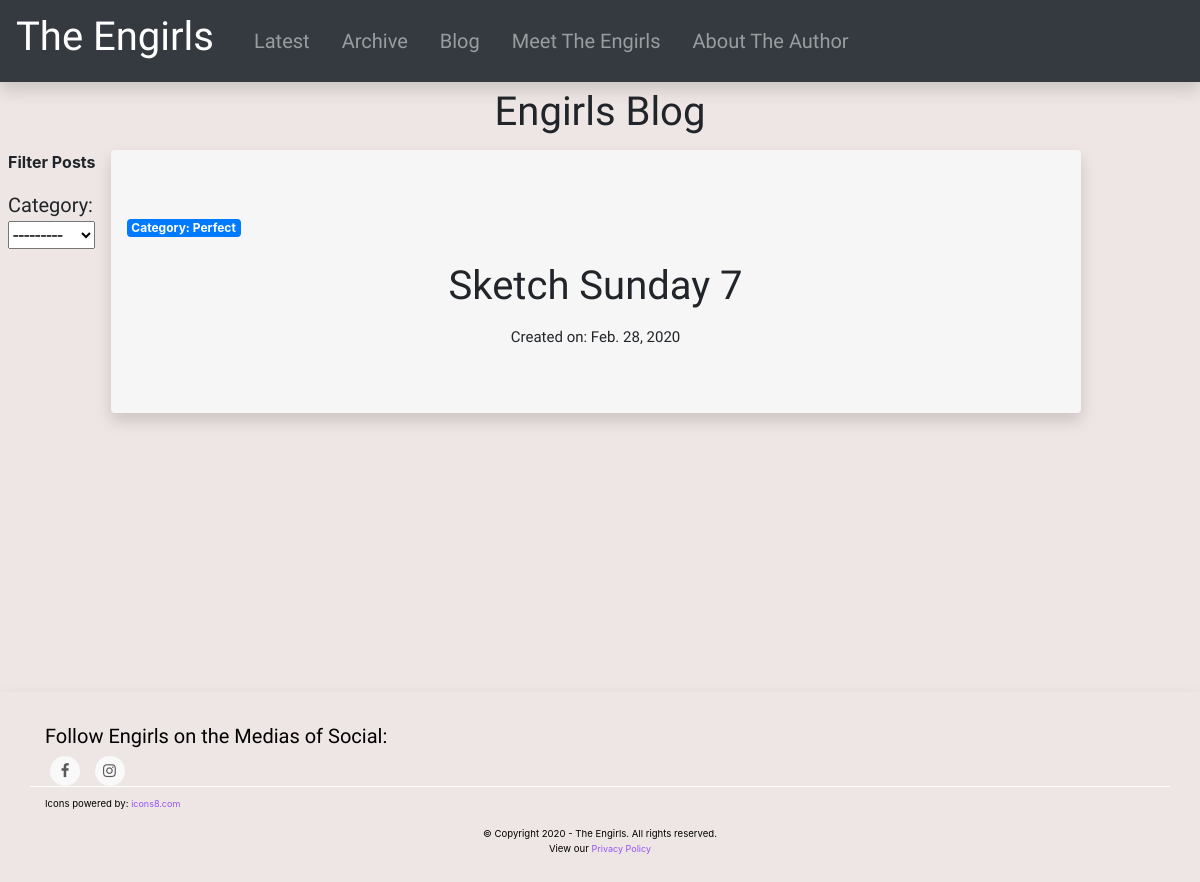
The page /blog/ on the database as committed earlier.
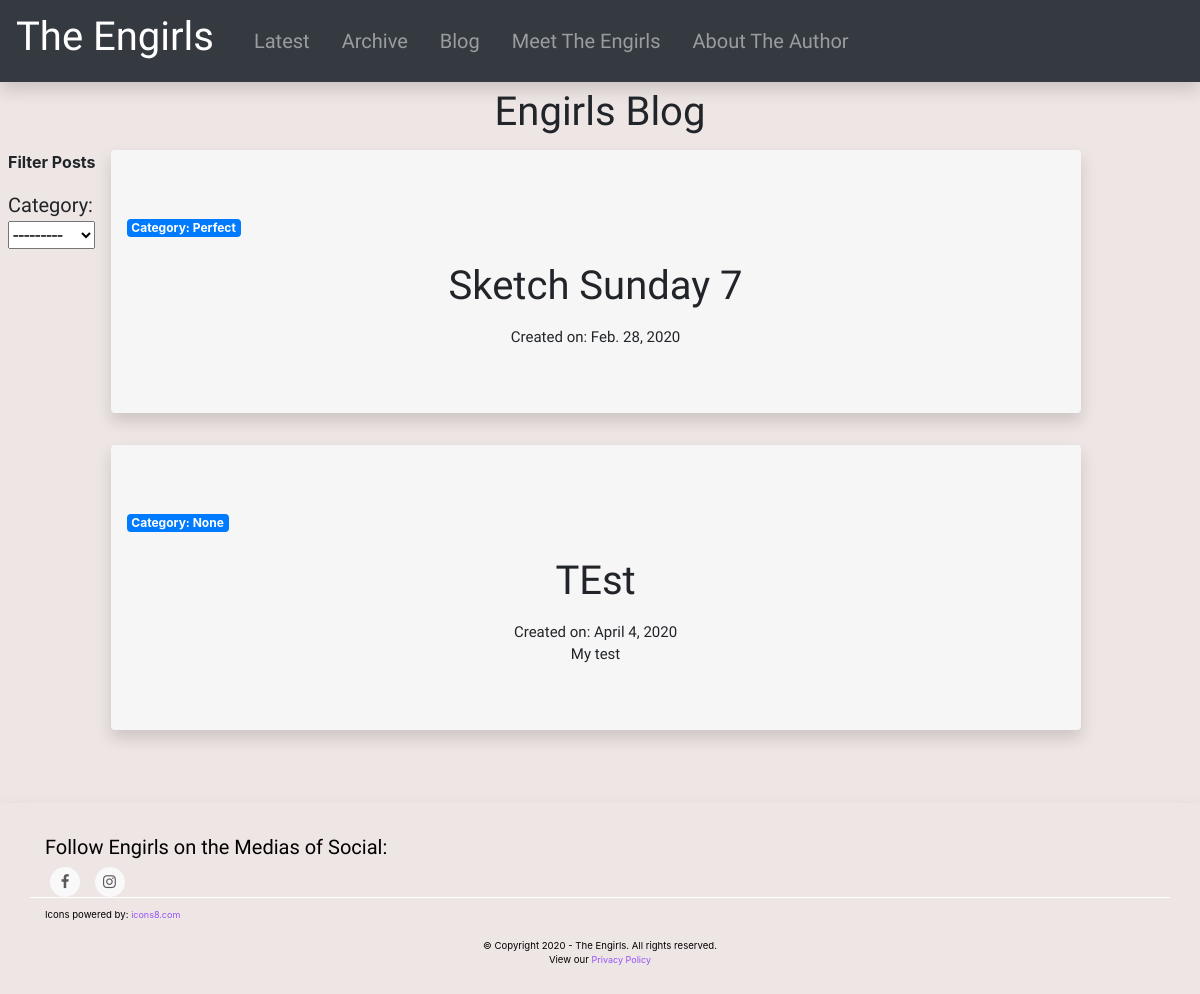
The same page on the database as committed later.
### blog/models.py (models this page shows, shortened)
class Post(models.Model):
	title = models.CharField(max_length=144, blank=False, null=False)
	body = RichTextUploadingField()
	created_on = models.DateField(default=timezone.now)
	category = models.CharField(max_length=144, blank=True, null=True)

### blog/views.py (the view)
# urls.py: path('', views.view_posts, name = 'view_posts')
def view_posts(request):
	post_list = Post.objects.all().order_by("created_on")
	post_filter = PostFilter(request.GET, queryset=post_list)
	paginator = Paginator(post_filter.qs, settings.BLOG_POST_PAGINATION_COUNT )
	page = request.GET.get('page', 1)
	try:
		posts = paginator.page(page)
	except (PageNotAnInteger, TypeError):
		posts = paginator.page(1)
	except EmptyPage:
		posts = paginator.page(paginator.num_pages)
	return render(request, 'blog/view_posts.html', context = {'filter': post_filter, 'posts': posts, 'counter': Counter()})

### blog/filters.py (called while the page is built)
def getUniqueCategory():
	category_dicts = Post.objects.all().values_list('category').distinct()
	category_list = []
	i = 0
	for item in category_dicts:
		category_list.append((item[0],item[0]))
		i = i+1
	return category_list

### blog/templates/blog/view_posts.html (shortened to what this page needs)
{% extends "base.html" %}
{% block main_content %}
{% if posts %}
<div class = "container-fluid">
<div class = "page-header text-center engirls_font_large pb-2 title_animation"> Engirls Blog</div>
<div class = "row flex-xl-nowrap">
  <div id = "" class="pl-2 pb-4 slide_left" style = "">
    <p><b>Filter Posts</b></p>
    <div class = "">
      <div class = "engirls_font_norm">
          Category:
          <form class="form" method="GET">
            {% for field in filter.form %}
              {{ field }}
            {% endfor %}
          </form>
      </div>
    </div>
  </div>
  <div class = "col-lg-10 col-sm-12 col-md-12">
    {% for post in posts %}
           <a href = "{% url 'blog:view_post' post_pk=post.pk %}" style = "color:inherit;">
            <div class="jumbotron jumbotron-fluid shadow rounded" style = "background-color: #F7F6F6;" >
              <div class = "pl-3"><span class="badge badge-primary"> Category: {{ post.category }}</span> </div>
              <br>
              <div class = "text-center">
                  <h1 class = "engirls_font_large"><p>{{ post.title }}</p></h1>
                  <div class = "engirls_font_small"> Created on: {{ post.created_on }} </div>
                  <div class = "engirls_font_small mx-2">
                    {{ post.body|striptags|truncatewords:50 }}
                  </div>
              </div>
              </div>
          </a>
    {% endfor %}
  </div>
</div>
  <div class = "row py-3 ml-2">
  </div>
</div>
{% endif %}
{% endblock %}
{% block footer %}
    {% include "footer.html" %}
{% endblock %}

### templates/base.html (shortened to what this page needs)
<!DOCTYPE HTML>
<html lang="en">
<head>
{% load static %}
<link rel="stylesheet" type="text/css" href="{% static 'css/style.css' %}" />
<link rel="stylesheet" href="https://stackpath.bootstrapcdn.com/bootstrap/4.3.1/css/bootstrap.min.css">
</head>
<body class="theengirls_background">
   <nav class="navbar navbar-expand-lg navbar-dark bg-dark shadow">
    <a class="navbar-brand" href="/">
      <h5 class = "engirls_font_large"> The Engirls </h5>
    </a>
    <div class="collapse navbar-collapse" id="navbarSupportedContent">
      <ul class="navbar-nav mr-3" id ="id_the_engirls_nav">
        <li class="nav-item engirls_font_norm">
          <a class="nav-link ml-3" href="{% url 'comics:comic_index' %}"> Latest <span class="sr-only">(current)</span></a>
        </li>
        <li class="nav-item engirls_font_norm">
          <a class="nav-link ml-3" href="{% url 'comics:view_archive' %}"> Archive </a>
        </li>
        <li class="nav-item engirls_font_norm">
          <a class="nav-link ml-3" href="{% url 'blog:view_posts' %}"> Blog </a>
        </li>
      </ul>
    </div>
  </nav>
<div id="my-page-container">
  <div id ="my-content-wrap" class = "">
    {% block main_content %}
    {% endblock %}
    <div style = "height:100px"></div>
    {% block footer %}
    {% endblock %}
  </div>
</div>
</body>
</html>

### templates/footer.html (shortened to what this page needs)
<!DOCTYPE html>
<html lang="en">
<head>
  <link rel="stylesheet" href="https://maxcdn.bootstrapcdn.com/bootstrap/4.1.3/css/bootstrap.min.css">
   <link href="https://maxcdn.bootstrapcdn.com/font-awesome/4.7.0/css/font-awesome.min.css" rel="stylesheet" >
</head>
<body>
<footer class="mainfooter shadow" role="contentinfo">
  <div class="footer-middle">
  <div class="container">
    <h3 class= engirls_font_norm> Follow Engirls on the Medias of Social:</h3>
    <div class="row">
      <div class = "footer-pad">
        	<div class="col-md">
                <ul class="social-network social-circle">
                 <li><a href="https://www.facebook.com/TheEngirls/" class="icoFacebook" title="Facebook"><i class="fa fa-facebook"></i></a></li>
                </ul>
                <ul class="social-network social-circle">
                 <li><a href="https://www.instagram.com/theengirls/" class="icoIG" title="Instagram"><i class="fa fa-instagram"></i></a></li>
                </ul>
    		</div>
      </div>
  </div>
	<div class="row">
		<div class="col-md-12 copy">
		<small>
      <p> Icons powered by: <a href="https://icons8.com/">icons8.com</a></p>
      <p class="text-center">&copy; Copyright 2020 - The Engirls.  All rights reserved.
        <br>
       View our <a href = "{% url 'privacy_policy' %}"> Privacy Policy</a> </p></small>
		</div>
	</div>
  </div>
  </div>
</footer>
  </body>
</html>

### theengirls/static/css/style.css (style rules this page uses)
.title_animation { animation: 2s ease-out 0s 1 title; }
.slide_left { animation: 1s ease-out 0s 1 slideInFromLeft; }
.theengirls_background { background-color: #EEE6E4; }
.engirls_font_small { font-family: 'Neucha', cursive; font-size: 15px; }
.engirls_font_norm { font-family: 'Neucha', cursive; font-size: 20px; }
.engirls_font_large { font-family: 'Neucha', cursive; font-size: 40px; }
#my-page-container { position: relative; min-height: 100vh; }
#my-content-wrap { padding-bottom: 100px; }
.jumbotron { cursor:pointer; transition:all .4s ease-in-out; }
footer { background: #EEE6E4; color: white; position: absolute; bottom: 0; width: 100%; }
footer a { color: #9452F9; font-size: 9px; transition-duration: 0.2s; }
.copy { font-size: 12px; padding: 10px; border-top: 1px solid #FFFFFF; }
.footer-middle { padding-top: 2em; color: black; }
ul.social-network { list-style: none; display: inline; margin-left: 0 !important; padding: 0; }
ul.social-network li { display: inline; margin: 0 5px; }
.social-circle li a { display: inline-block; position: relative; margin: 0 auto 0 auto; -moz-border-radius: 50%; -webkit-border-radius: 50%; border-radius: 50%; text-align: center; width: 30px; height: 30px; font-size: 15px; }
.social-circle li i { margin: 0; line-height: 30px; text-align: center; }
.social-circle i { color: #595959; -webkit-transition: all 0.8s; -moz-transition: all 0.8s; -o-transition: all 0.8s; -ms-transition: all 0.8s; transition: all 0.8s; }
.social-network a { background-color: #F9F9F9; }

Rows that differ between the two databases and show on the page:
added Post: category "None", title "TEst", created_on "April 4, 2020", body "My test"
